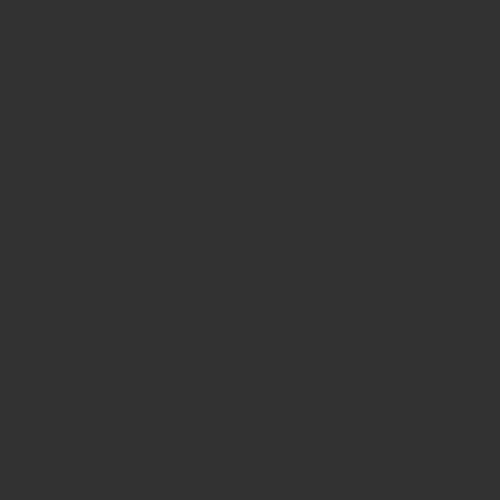
Frame 1 (no input)
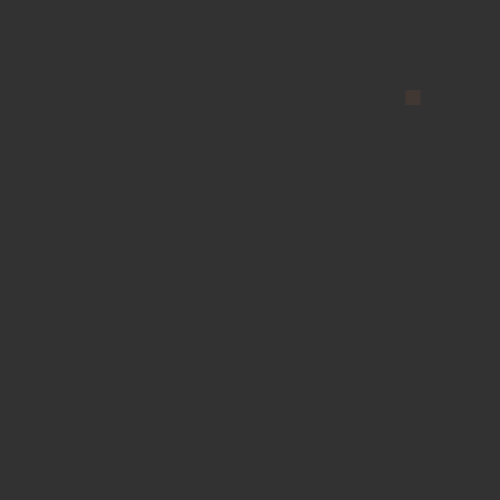
Frame 60 (the mouse pressed at the canvas centre just before this capture)
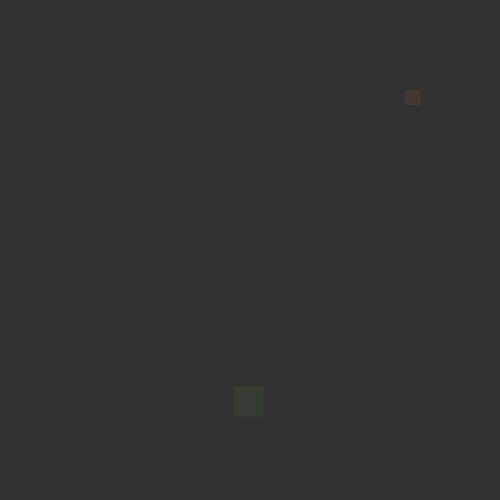
Frame 120 (the mouse held since frame 60 and released just before this capture)

The Processing sketch that drew these frames (run headless with seeded random() and noise(); from frame 60 on, the mouse is pressed at the canvas centre):

// Processing sketch: processing_108948
// ── processing_108948.pde

float r;
float g; 
float b;
float a;
float x;
float y;
float diam;
int count;
int state;

void setup(){
  size(500,500);
  background(50);
}

void draw(){
r = random(255);
g = random(255);
b = random(255);
a = random(255);

diam = random(15);

x = random(width);
y = random(height);

count++;
if(count > 50){
  count = 10;
  state++;
  if(state > 30){
    state = 0;
    background(0);
  }

noStroke();
fill(r,g,b,a);

diam = state * 15;

rect(x,y,diam,diam);
}
}
